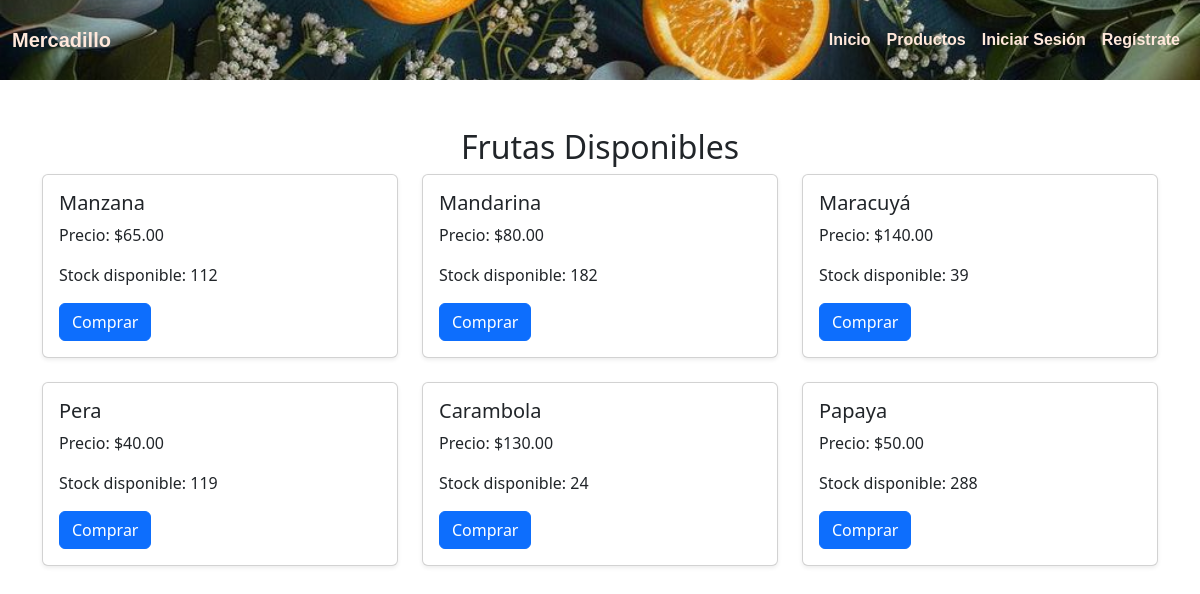
The app's page /frutas/ with its own data.
### aplicacion_clase_7/models.py (models this page shows, shortened)
class Fruta(models.Model):
    nombre = models.CharField(max_length=100)
    precio = models.DecimalField(max_digits=10, decimal_places=2)
    stock = models.IntegerField()
    categorias = models.ManyToManyField(Categoria)  # Relación muchos a muchos con categorías

### aplicacion_clase_7/views.py (the view)
# urls.py: path('frutas/', views.lista_frutas, name='lista_frutas'),
def lista_frutas(request):
    frutas = Fruta.objects.all()  # Obtener todas las frutas disponibles
    return render(request, 'lista_frutas.html', {'frutas': frutas})

### templates/lista_frutas.html
{% extends 'base.html' %}
{% block content %}
{% include 'navbar.html' %}
<div class="container mt-5">
    <h2 class="text-center">Frutas Disponibles</h2>
    <div class="row">
        {% for fruta in frutas %}
        <div class="col-md-4">
            <div class="card mb-4 shadow-sm">
                <div class="card-body">
                    <h5 class="card-title">{{ fruta.nombre }}</h5>
                    <p class="card-text">Precio: ${{ fruta.precio }}</p>
                    <p class="card-text">Stock disponible: {{ fruta.stock }}</p>
                    <a href="{% url 'comprar_fruta' fruta.id %}" class="btn btn-primary">Comprar</a>
                </div>
            </div>
        </div>
        {% empty %}
        <p>No hay frutas disponibles en este momento.</p>
        {% endfor %}
    </div>
</div>
{% endblock %}

### templates/base.html (shortened to what this page needs)
{% load static %}
<!DOCTYPE html>
<html lang="es">
<head>
    <link rel="stylesheet" href="{% static 'css/navbar.css' %}">
    <link href="https://cdn.jsdelivr.net/npm/bootstrap@5.3.0/dist/css/bootstrap.min.css" rel="stylesheet">
</head>
<body>
    {% block content %}
    {% endblock %}
</body>
</html>

### templates/navbar.html (shortened to what this page needs)
<link href="https://cdn.jsdelivr.net/npm/bootstrap-icons/font/bootstrap-icons.css" rel="stylesheet">
<nav class="navbar navbar-expand-lg navbar-light bg-banner">
    <div class="container-fluid">
        <a class="navbar-brand" href="{% url 'inicio' %}">Mercadillo</a>
        <div class="collapse navbar-collapse" id="navbarNav">
            <ul class="navbar-nav ms-auto">
                <li class="nav-item">
                    <a class="nav-link active" aria-current="page" href="{% url 'inicio' %}">Inicio</a>
                </li>
                <li class="nav-item">
                    <a class="nav-link" href="{% url 'lista_frutas' %}">Productos</a>
                </li>
                {% if request.user.is_authenticated %}
                <li class="nav-item dropdown">
                    <a class="nav-link dropdown-toggle" href="#" id="notificacionesDropdown" role="button" data-bs-toggle="dropdown" aria-expanded="false">
                        Notificaciones
                    </a>
                    <ul class="dropdown-menu dropdown-menu-end" aria-labelledby="notificacionesDropdown">
                        {% for notificacion in notificaciones %}
                        <li><a class="dropdown-item" href="#">{{ notificacion.mensaje }}</a></li>
                        {% empty %}
                        <li><a class="dropdown-item" href="#">No tienes notificaciones</a></li>
                        {% endfor %}
                    </ul>
                </li>
                <li class="nav-item dropdown">
                    <a class="nav-link dropdown-toggle" href="#" id="usuarioDropdown" role="button" data-bs-toggle="dropdown" aria-expanded="false">
                        <i class="bi bi-person-circle"></i>
                    </a>
                    <ul class="dropdown-menu dropdown-menu-end" aria-labelledby="usuarioDropdown">
                        <li><a class="dropdown-item" href="{% url 'configurar_notificaciones' %}">Configuración de Notificaciones</a></li>
                        <li><a class="dropdown-item" href="{% url 'estadisticas_frutas' %}">Estadísticas de Productos Comprados</a></li>
                        <li><hr class="dropdown-divider"></li>
                        <li class="nav-item">
                            <form method="POST" action="{% url 'logout' %}">
                                {% csrf_token %}
                                <button type="submit" class="btn btn-link nav-link" style="border: none; background: none;">Cerrar sesión</button>
                            </form>
                        </li>
                    </ul>
                </li>
                {% else %}
                <li class="nav-item">
                    <a class="nav-link" href="{% url 'login' %}">Iniciar Sesión</a>
                </li>
                <li class="nav-item">
                    <a class="nav-link" href="{% url 'registro' %}">Regístrate</a>
                </li>
                {% endif %}
            </ul>
        </div>
    </div>
</nav>

### aplicacion_clase_7/static/css/navbar.css (style rules this page uses)
.bg-banner { background-image: url('/static/img/fondo.jpg'); background-size: cover; background-position: center; background-repeat: no-repeat; height: 80px; display: flex; align-items: center; }
.navbar .navbar-brand, .navbar-nav .nav-link { color: rgb(255, 232, 219) !important; font-weight: bold; font-family: 'Lucida Sans', 'Lucida Sans Regular', 'Lucida Grande', 'Lucida Sans Unicode', Geneva, Verdana, sans-serif; }

### records on screen
Fruta: nombre "Manzana", precio "65.00", stock "112"
Fruta: nombre "Mandarina", precio "80.00", stock "182"
Fruta: nombre "Maracuyá", precio "140.00", stock "39"
Fruta: nombre "Pera", precio "40.00", stock "119"
Fruta: nombre "Carambola", precio "130.00", stock "24"
Fruta: nombre "Papaya", precio "50.00", stock "288"
